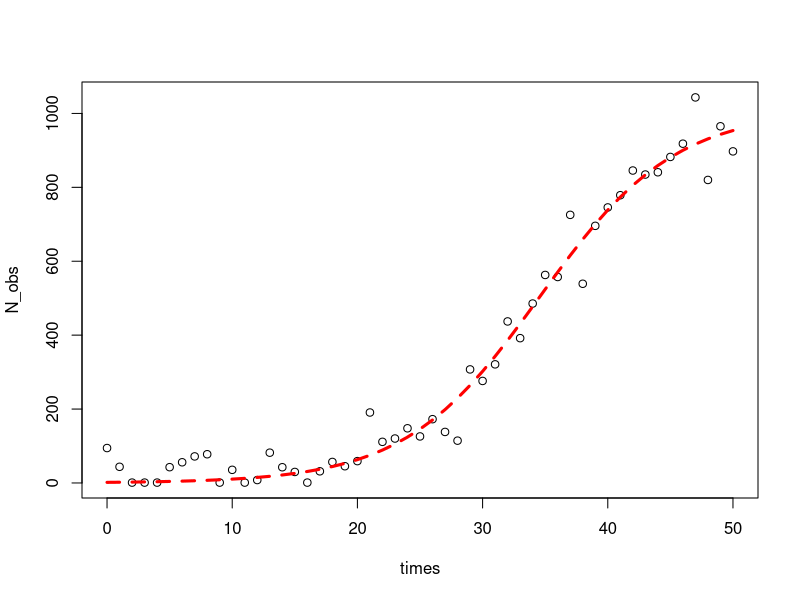

Source code (R):


library(deSolve)
#simulating some population growth from the logistic equation and estimating the parameters using nls
log_growth <- function(Time, State, Pars) {
  with(as.list(c(State, Pars)), {
    dN <- R*N*(1-N/K)
    return(list(c(dN)))
  })
}
#the parameters for the logisitc growth
pars  <- c(R=0.2,K=1000)
#the initial numbers
N_ini  <- c(N=1)
#the time step to evaluate the ODE
times <- seq(0, 50, by = 1)
#the ODE
out   <- ode(N_ini, times, log_growth, pars)
#add some random variation to it
N_obs<-out[,2]+rnorm(51,0,50)
#numbers cannot go lower than 1
N_obs<-ifelse(N_obs<1,1,N_obs)
#plot
plot(times,N_obs)


#find the parameters for the equation
SS<-getInitial(N_obs~SSlogis(times,alpha,xmid,scale),data=data.frame(N_obs=N_obs,times=times))


#we used a different parametrization
K_start<-SS["alpha"]
R_start<-1/SS["scale"]
N0_start<-SS["alpha"]/(exp(SS["xmid"]/SS["scale"])+1)
#the formula for the model
log_formula<-formula(N_obs~K*N0*exp(R*times)/(K+N0*(exp(R*times)-1)))
#fit the model
m<-nls(log_formula,start=list(K=K_start,R=R_start,N0=N0_start))
#estimated parameters
summary(m)
SS

cor(N_obs,predict(m))


lines(times,predict(m),col="red",lty=2,lwd=3)
